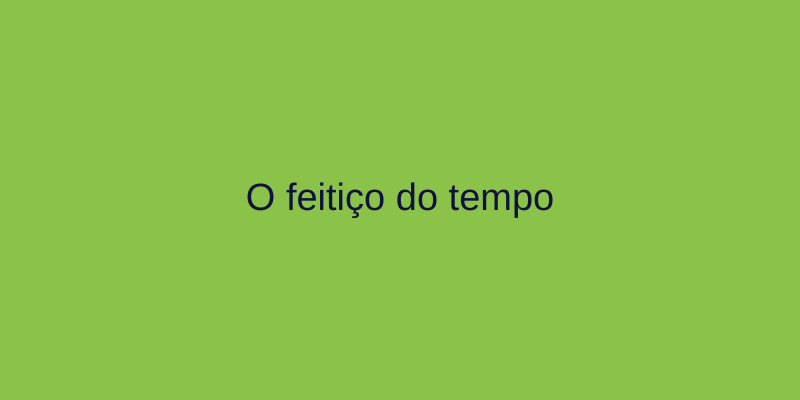
Frame 1 (no input)
Frame 60 (no input): identical to frame 1, image omitted
Frame 120 (the mouse pressed at the canvas centre since frame 60): identical to frame 1, image omitted

The p5.js sketch that drew this single still picture (run headless with seeded random() and noise() and a simulated clock; from frame 60 on, the mouse is pressed at the canvas centre):

// p5.js sketch
// ── sketch.js
let campoIdade;
let campoFantasia;
let campoAventura;

function setup() {
  createCanvas(800, 400);
  createElement("h2", "Recomendador de filmes");
  createSpan("Sua idade:");
  campoIdade = createInput("5");
  campoFantasia = createCheckbox("Gosta de fantasia?");
  campoAventura= createCheckbox("Gosta de Aventura?");
}

function draw() {
  background("#8BC34A");
  let idade = campoIdade.value();
  let gostaDeFantasia = campoFantasia.checked();
  let gostaDeAventura = campoAventura.checked();
  let recomendacao = geraRecomendacao(idade, gostaDeFantasia, gostaDeAventura);

  fill(color(16,18,60))
  textAlign(CENTER, CENTER);
  textSize(38);
  text(recomendacao, width / 2, height / 2);
}

function geraRecomendacao(idade, gostaDeFantasia, gostaDeAventura) {
  if (idade >= 10) {
    if (idade >= 14) {
      return "O menino que descobriu o vento";
    } else {
      if (idade >= 12) {
        if(gostaDeFantasia || gostaDeAventura) {
          return "Homem aranha: no aranhaverso";          
        } else{
         return "Ladrões de bicicleta";
        }
      } else {
        if (gostaDeFantasia) {
          return "As aventuras de pi";
        } else {
          return "Depois da chuva";
        }
      }
    }
  } else {
    if (gostaDeFantasia) {
      return "A viagem de chihiro";
    } else {
      return "O feitiço do tempo";
    }
  }
}
